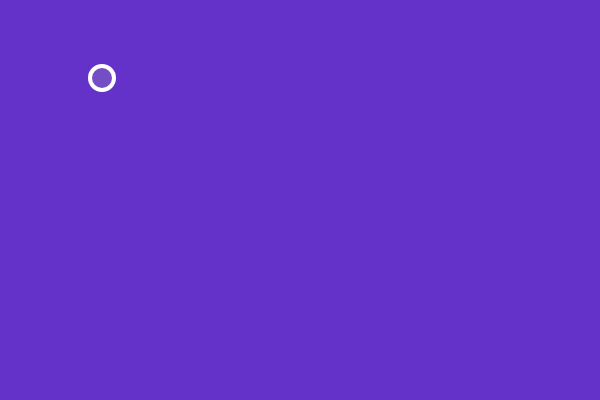
Frame 1 (no input)
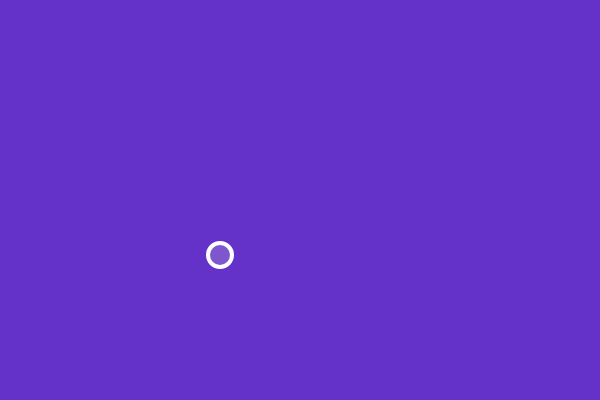
Frame 60 (no input)
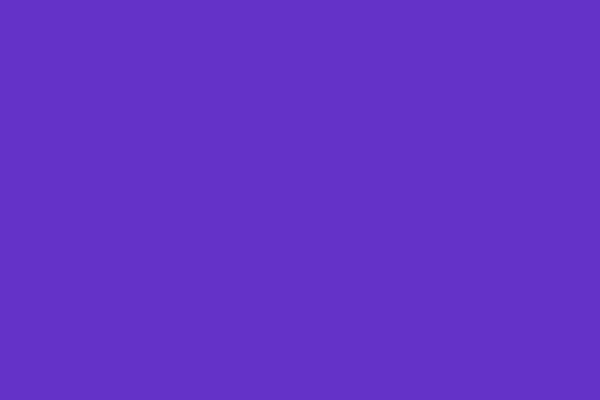
Frame 120 (the mouse pressed at the canvas centre since frame 60)

The p5.js sketch that drew these frames (run headless with seeded random() and noise() and a simulated clock; from frame 60 on, the mouse is pressed at the canvas centre):

// p5.js sketch
// ── sketch.js

// variables created
var ballX = 100;
var ballY = 75;
var speedX = 2;
var speedY = 3;


function setup() {
	createCanvas(600, 400);
}
// background defined
function draw() {
	background(100, 50, 200);
	
	move(); // move function
	restart(); // restart function
	display(); // display function
}

// display function was created. 
function display() {
	stroke(255);
	strokeWeight(4);
	fill(random(255), random(255));
	ellipse(ballX, ballY, 24, 24);
}
// move function created.
function move() {
	ballX = ballX  + speedX;
	ballY = ballY + speedY;

}

function restart() {
	if (ballX > height || ballY > width) { // when ballX surpasses the canvas width OR the ballY surpasses the canvas height
		ballX = 100; // draw ballX at 300
		ballY = 75; // draw ballY at 200
	}
}
